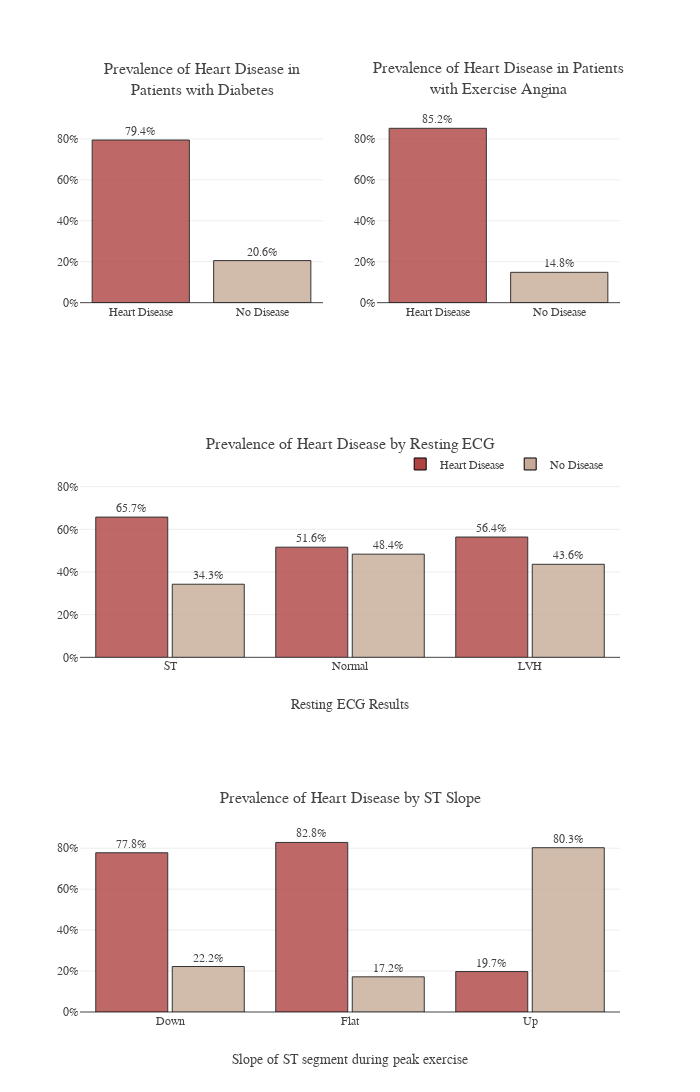

Notebook code for this chart:
### Markdown cell above
Based on the correlations and scatterplots, `HeartDisease` has the strongest positive association to `OldPeak` (correlation = 0.4) and the strongest negative association to `MaxHR` (correlation = -0.4). There is also a moderately strong relationship between `Age` and `MaxHR` of -0.38. As age increases, heart rate tends to decrease.

### Code cell
# Plot 1
p=heart.groupby('FastingBS')['HeartDisease'].value_counts(normalize=True)
p=p.mul(100).rename('pct').reset_index().query('FastingBS==1')
x=p.HeartDisease.apply(lambda x: 'Heart Disease' if x==1 else 'No Disease').unique()

# Plot 2
p2=heart.groupby('ExerciseAngina')['HeartDisease'].value_counts(normalize=True)
p2=p2.mul(100).rename('pct').reset_index().query('ExerciseAngina=="Y"')
x2=p2.ExerciseAngina.apply(lambda x: 'Exercise Angina' if x=='Y' else 'No Angina').unique()

# Plot 3
p3=heart.groupby('RestingECG')['HeartDisease'].value_counts(normalize=True)
p3=p3.mul(100).rename('pct').reset_index()
x3=p3.RestingECG.unique()[::-1]
y5=p3[p3.HeartDisease==1]['pct'][::-1]
y6=p3[p3.HeartDisease==0]['pct'][::-1]

# Plot 4
p4=heart.groupby('ST_Slope')['HeartDisease'].value_counts(normalize=True)
p4=p4.mul(100).rename('pct').reset_index()
x4=p4.ST_Slope.unique()
y7=p4[p4.HeartDisease==1]['pct']
y8=p4[p4.HeartDisease==0]['pct']


fig = make_subplots(rows=3, cols=2, 
                    specs=[[{}, {}], [{'colspan': 2}, None], [{'colspan': 2}, None]],
                    subplot_titles=("Prevalence of Heart Disease in<br>Patients with Diabetes",
                                    "Prevalence of Heart Disease in Patients<br>with Exercise Angina",
                                    "Prevalence of Heart Disease by Resting ECG", 
                                    "Prevalence of Heart Disease by ST Slope"))

# Plot 1
fig.add_trace(go.Bar(x=x, y=p.pct, name='Heart Disease', text=p.pct, textposition='outside',
                     texttemplate='%{text:.1f}%', width=.8, showlegend=False,
                     hovertemplate='Prevalence of %{x} among patients with Diabetes = %{y:.2f}%<extra></extra>',
                     marker=dict(color=['#AF4343', '#C6AA97'], opacity=0.8)), row=1,col=1) 

# Plot 2
fig.add_trace(go.Bar(x=x, y=p2.pct, name='Heart Disease', text=p2.pct, textposition='outside',
                     texttemplate='%{text:.1f}%', width=.8, showlegend=False,
                     hovertemplate='Prevalence of %{x} among patients with Exercise Angina = %{y:.2f}%<extra></extra>',
                     marker=dict(color=['#AF4343', '#C6AA97'], opacity=0.8)), row=1,col=2)
# Plot 3
fig.add_trace(go.Bar(x=x3, y=y5, name='Heart Disease', text=y5, textposition='outside',
                     texttemplate='%{text:.1f}%', width=0.4, 
                     hovertemplate='Proportion of Heart Disease in patients with %{x} ECG = %{y:.2f}%<extra></extra>',
                     marker=dict(color='#AF4343', opacity=0.8)), row=2,col=1)
fig.add_trace(go.Bar(x=x3, y=y6, name='No Disease', text=y6, textposition='outside',
                     texttemplate='%{text:.1f}%', width=0.4, 
                     hovertemplate='Proportion of Non-Cardiovascular patients with %{x} ECG = %{y:.2f}%<extra></extra>',
                     marker=dict(color='#C6AA97', opacity=0.8)), row=2,col=1)

# Plot 4
fig.add_trace(go.Bar(x=x4, y=y7, name='Heart Disease', text=y7, textposition='outside',
                     texttemplate='%{text:.1f}%', width=0.4, showlegend=False,
                     hovertemplate='Proportion of Heart Disease in patients with %{x} ST Slope = %{y:.2f}%<extra></extra>',
                     marker=dict(color='#AF4343', opacity=0.8)), row=3,col=1)
fig.add_trace(go.Bar(x=x4, y=y8, name='No Disease', text=y8, textposition='outside',
                     texttemplate='%{text:.1f}%', width=0.4, showlegend=False,
                     hovertemplate='Proportion of Non-Cardiovascular patients with %{x} ST Slope = %{y:.2f}%<extra></extra>',
                     marker=dict(color='#C6AA97', opacity=0.8)), row=3,col=1)

fig.update_traces(marker=dict(line=dict(width=1, color='#000000')))
fig.update_layout(showlegend=True, template=temp, 
                  barmode='group', bargap=.15, height=1500, width=700,
                  legend=dict(orientation="h", yanchor="bottom", y=.585, xanchor="right", x=.98),
                  yaxis1_range=[0,99], yaxis1_ticksuffix='%',
                  yaxis2_range=[0,99], yaxis2_ticksuffix='%',
                  yaxis3_range=[0,95], yaxis3_ticksuffix='%', xaxis3_title="Resting ECG Results",
                  yaxis4_range=[0,99], yaxis4_ticksuffix='%', xaxis4_title="Slope of ST segment during peak exercise")
fig.show()

### Figure 1 — Plotly figure (JSON) as saved in the notebook; plotly's stock layout.template omitted (floating-point values rounded to 4 significant figures)
{"data": [{"hovertemplate": "Prevalence of %{x} among patients with Diabetes = %{y:.2f}%<extra></extra>", "marker": {"color": ["#AF4343", "#C6AA97"], "line": {"color": "#000000", "width": 1}, "opacity": 0.8}, "name": "Heart Disease", "showlegend": false, "text": [79.44, 20.56], "textposition": "outside", "texttemplate": "%{text:.1f}%", "type": "bar", "width": 0.8, "x": ["Heart Disease", "No Disease"], "xaxis": "x", "y": [79.44, 20.56], "yaxis": "y"}, {"hovertemplate": "Prevalence of %{x} among patients with Exercise Angina = %{y:.2f}%<extra></extra>", "marker": {"color": ["#AF4343", "#C6AA97"], "line": {"color": "#000000", "width": 1}, "opacity": 0.8}, "name": "Heart Disease", "showlegend": false, "text": [85.18, 14.82], "textposition": "outside", "texttemplate": "%{text:.1f}%", "type": "bar", "width": 0.8, "x": ["Heart Disease", "No Disease"], "xaxis": "x2", "y": [85.18, 14.82], "yaxis": "y2"}, {"hovertemplate": "Proportion of Heart Disease in patients with %{x} ECG = %{y:.2f}%<extra></extra>", "marker": {"color": "#AF4343", "line": {"color": "#000000", "width": 1}, "opacity": 0.8}, "name": "Heart Disease", "text": [65.73, 51.63, 56.38], "textposition": "outside", "texttemplate": "%{text:.1f}%", "type": "bar", "width": 0.4, "x": ["ST", "Normal", "LVH"], "xaxis": "x3", "y": [65.73, 51.63, 56.38], "yaxis": "y3"}, {"hovertemplate": "Proportion of Non-Cardiovascular patients with %{x} ECG = %{y:.2f}%<extra></extra>", "marker": {"color": "#C6AA97", "line": {"color": "#000000", "width": 1}, "opacity": 0.8}, "name": "No Disease", "text": [34.27, 48.37, 43.62], "textposition": "outside", "texttemplate": "%{text:.1f}%", "type": "bar", "width": 0.4, "x": ["ST", "Normal", "LVH"], "xaxis": "x3", "y": [34.27, 48.37, 43.62], "yaxis": "y3"}, {"hovertemplate": "Proportion of Heart Disease in patients with %{x} ST Slope = %{y:.2f}%<extra></extra>", "marker": {"color": "#AF4343", "line": {"color": "#000000", "width": 1}, "opacity": 0.8}, "name": "Heart Disease", "showlegend": false, "text": [77.78, 82.83, 19.75], "textposition": "outside", "texttemplate": "%{text:.1f}%", "type": "bar", "width": 0.4, "x": ["Down", "Flat", "Up"], "xaxis": "x4", "y": [77.78, 82.83, 19.75], "yaxis": "y4"}, {"hovertemplate": "Proportion of Non-Cardiovascular patients with %{x} ST Slope = %{y:.2f}%<extra></extra>", "marker": {"color": "#C6AA97", "line": {"color": "#000000", "width": 1}, "opacity": 0.8}, "name": "No Disease", "showlegend": false, "text": [22.22, 17.17, 80.25], "textposition": "outside", "texttemplate": "%{text:.1f}%", "type": "bar", "width": 0.4, "x": ["Down", "Flat", "Up"], "xaxis": "x4", "y": [22.22, 17.17, 80.25], "yaxis": "y4"}], "layout": {"annotations": [{"font": {"size": 16}, "showarrow": false, "text": "Prevalence of Heart Disease in<br>Patients with Diabetes", "x": 0.225, "xanchor": "center", "xref": "paper", "y": 1, "yanchor": "bottom", "yref": "paper"}, {"font": {"size": 16}, "showarrow": false, "text": "Prevalence of Heart Disease in Patients<br>with Exercise Angina", "x": 0.775, "xanchor": "center", "xref": "paper", "y": 1, "yanchor": "bottom", "yref": "paper"}, {"font": {"size": 16}, "showarrow": false, "text": "Prevalence of Heart Disease by Resting ECG", "x": 0.5, "xanchor": "center", "xref": "paper", "y": 0.6111, "yanchor": "bottom", "yref": "paper"}, {"font": {"size": 16}, "showarrow": false, "text": "Prevalence of Heart Disease by ST Slope", "x": 0.5, "xanchor": "center", "xref": "paper", "y": 0.2222, "yanchor": "bottom", "yref": "paper"}], "bargap": 0.15, "barmode": "group", "height": 1500, "legend": {"orientation": "h", "x": 0.98, "xanchor": "right", "y": 0.585, "yanchor": "bottom"}, "showlegend": true, "width": 700, "xaxis": {"anchor": "y", "domain": [0, 0.45]}, "xaxis2": {"anchor": "y2", "domain": [0.55, 1]}, "xaxis3": {"anchor": "y3", "domain": [0, 1], "title": {"text": "Resting ECG Results"}}, "xaxis4": {"anchor": "y4", "domain": [0, 1], "title": {"text": "Slope of ST segment during peak exercise"}}, "yaxis": {"anchor": "x", "domain": [0.7778, 1], "range": [0, 99], "ticksuffix": "%"}, "yaxis2": {"anchor": "x2", "domain": [0.7778, 1], "range": [0, 99], "ticksuffix": "%"}, "yaxis3": {"anchor": "x3", "domain": [0.3889, 0.6111], "range": [0, 95], "ticksuffix": "%"}, "yaxis4": {"anchor": "x4", "domain": [0, 0.2222], "range": [0, 99], "ticksuffix": "%"}}}
